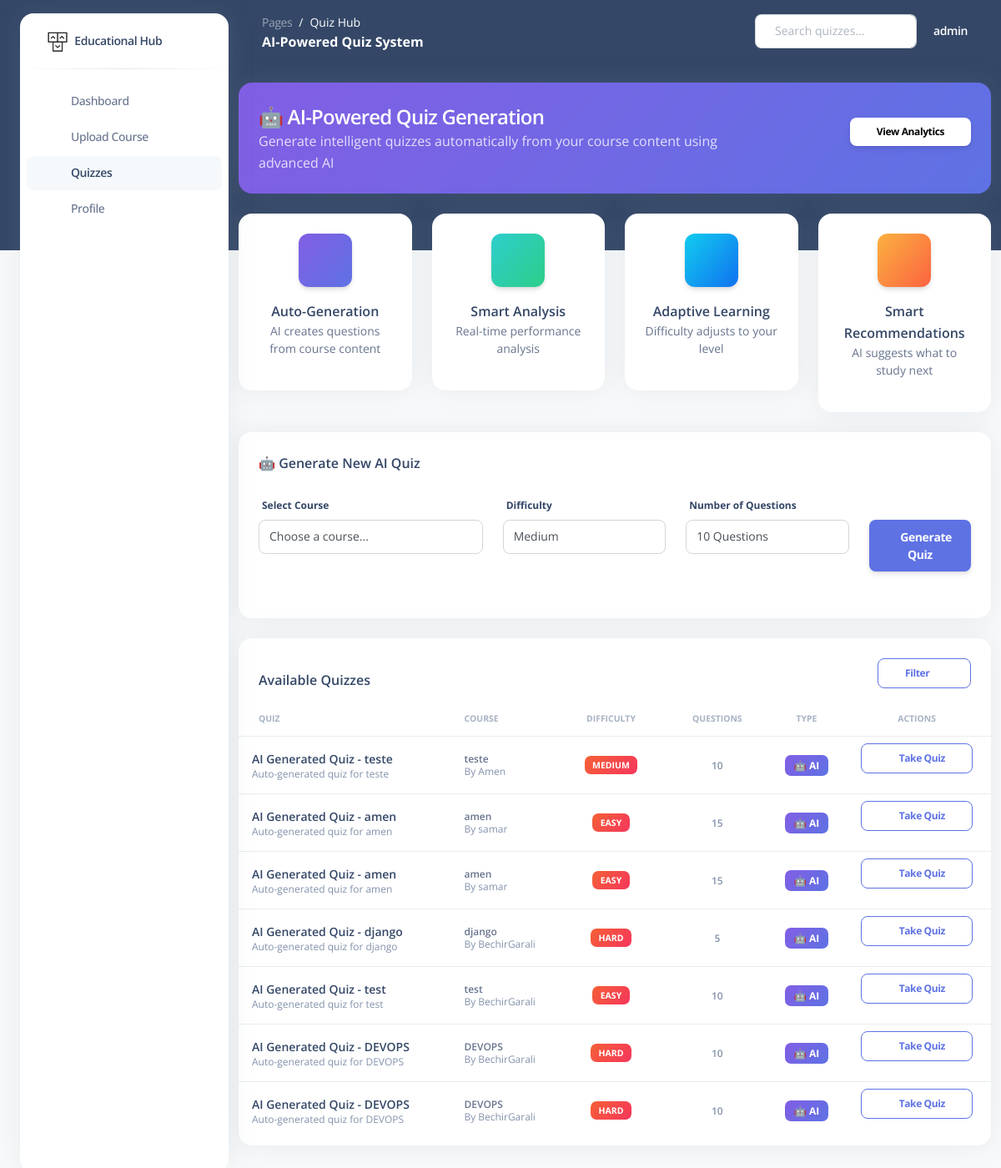
The app's page /quiz/ (signed in) with its own data.
### quiz_app/models.py (models this page shows, shortened)
class Quiz(models.Model):
    QUIZ_TYPES = [
        ('auto', 'Auto-generated'),
        ('manual', 'Manual'),
        ('adaptive', 'Adaptive'),
    ]
    DIFFICULTY_LEVELS = [
        ('beginner', 'Beginner'),
        ('intermediate', 'Intermediate'),
        ('advanced', 'Advanced'),
    ]
    id = models.UUIDField(primary_key=True, default=uuid.uuid4, editable=False)
    title = models.CharField(max_length=200)
    description = models.TextField(blank=True)
    course = models.ForeignKey('course_app.Course', on_delete=models.CASCADE, related_name='quizzes')
    created_by = models.ForeignKey(User, on_delete=models.CASCADE, related_name='created_quizzes')
    created_at = models.DateTimeField(default=timezone.now)
    is_active = models.BooleanField(default=True)
    quiz_type = models.CharField(max_length=20, choices=QUIZ_TYPES, default='auto')
    difficulty_level = models.CharField(max_length=20, choices=DIFFICULTY_LEVELS, default='intermediate')
    time_limit = models.IntegerField(default=30, help_text="Time limit in minutes")
    passing_score = models.IntegerField(default=70, help_text="Passing score percentage")
    max_attempts = models.IntegerField(default=3, help_text="Maximum number of attempts")
    questions = models.JSONField(default=list, help_text="List of quiz questions with answers")
    ai_generated = models.BooleanField(default=False)
    generation_prompt = models.TextField(blank=True, help_text="Prompt used for AI generation")
    total_attempts = models.IntegerField(default=0)
    average_score = models.FloatField(default=0.0)
    completion_rate = models.FloatField(default=0.0)
    class Meta:
        ordering = ['-created_at']
    def get_questions_count(self):
        return len(self.questions) if self.questions else 0

### course_app/models.py (models this page shows, shortened)
class Course(models.Model):
    id = models.UUIDField(primary_key=True, default=uuid.uuid4, editable=False)
    title = models.CharField(max_length=200)
    description = models.TextField()
    instructor = models.ForeignKey(User, on_delete=models.CASCADE, related_name='courses_taught')
    students = models.ManyToManyField(User, related_name='courses_enrolled', blank=True)
    created_at = models.DateTimeField(default=timezone.now)
    updated_at = models.DateTimeField(auto_now=True)
    is_active = models.BooleanField(default=True)
    audio_file = models.FileField(upload_to='courses/audio/', null=True, blank=True)
    pdf_file = models.FileField(upload_to='courses/pdf/', null=True, blank=True)
    transcript = models.TextField(blank=True)
    summary = models.TextField(blank=True)
    generated_images = models.JSONField(default=list, blank=True)
    key_concepts = models.JSONField(default=list, blank=True)
    class Meta:
        ordering = ['-created_at']

### quiz_app/views.py (the view)
# urls.py: path('', views.quiz_list, name='quiz_list'),
@login_required
def quiz_list(request):
    quizzes = Quiz.objects.filter(is_active=True).select_related('course', 'created_by')
    user_attempts = QuizAttempt.objects.filter(user=request.user).values_list('quiz_id', flat=True)
    courses = Course.objects.filter(is_active=True)
    context = {
        'quizzes': quizzes,
        'user_attempts': list(user_attempts),
        'courses': courses,  # Add courses to context
    }
    return render(request, 'quiz/quiz_list.html', context)

### templates/quiz/quiz_list.html (shortened to what this page needs)
{% load static %}
<!DOCTYPE html>
<html lang="en">
<head>
  <link href="{% static 'css/nucleo-icons.css' %}" rel="stylesheet" />
  <link href="{% static 'css/nucleo-svg.css' %}" rel="stylesheet" />
  <link href="{% static 'css/argon-dashboard.css' %}" rel="stylesheet" />
</head>
<body class="g-sidenav-show bg-gray-100">
  <aside class="sidenav bg-white navbar navbar-vertical navbar-expand-xs border-0 border-radius-xl my-3 fixed-start ms-4" id="sidenav-main">
    <div class="sidenav-header">
      <a class="navbar-brand m-0" href="{% url 'home' %}">
        <img src="{% static 'img/logo-ct-dark.png' %}" width="26px" height="26px" class="navbar-brand-img h-100" alt="main_logo">
        <span class="ms-1 font-weight-bold">Educational Hub</span>
      </a>
    </div>
    <hr class="horizontal dark mt-0">
    <div class="collapse navbar-collapse w-auto" id="sidenav-collapse-main">
      <ul class="navbar-nav">
        <li class="nav-item">
          <a class="nav-link" href="{% url 'home' %}">
            <div class="icon icon-shape icon-sm border-radius-md text-center me-2 d-flex align-items-center justify-content-center">
              <i class="ni ni-tv-2 text-dark text-sm opacity-10"></i>
            </div>
            <span class="nav-link-text ms-1">Dashboard</span>
          </a>
        </li>
        <li class="nav-item">
          <a class="nav-link" href="{% url 'upload_course' %}">
            <div class="icon icon-shape icon-sm border-radius-md text-center me-2 d-flex align-items-center justify-content-center">
              <i class="ni ni-cloud-upload-96 text-dark text-sm opacity-10"></i>
            </div>
            <span class="nav-link-text ms-1">Upload Course</span>
          </a>
        </li>
        <li class="nav-item">
          <a class="nav-link active" href="{% url 'quiz_app:quiz_list' %}">
            <div class="icon icon-shape icon-sm border-radius-md text-center me-2 d-flex align-items-center justify-content-center">
              <i class="ni ni-paper-diploma text-dark text-sm opacity-10"></i>
            </div>
            <span class="nav-link-text ms-1">Quizzes</span>
          </a>
        </li>
        <li class="nav-item">
          <a class="nav-link" href="{% url 'profile' %}">
            <div class="icon icon-shape icon-sm border-radius-md text-center me-2 d-flex align-items-center justify-content-center">
              <i class="ni ni-single-02 text-dark text-sm opacity-10"></i>
            </div>
            <span class="nav-link-text ms-1">Profile</span>
          </a>
        </li>
      </ul>
    </div>
  </aside>
  <main class="main-content position-relative border-radius-lg">
    <nav class="navbar navbar-main navbar-expand-lg px-0 mx-4 shadow-none border-radius-xl" id="navbarBlur" data-scroll="false">
      <div class="container-fluid py-1 px-3">
        <nav aria-label="breadcrumb">
          <ol class="breadcrumb bg-transparent mb-0 pb-0 pt-1 px-0 me-sm-6 me-5">
            <li class="breadcrumb-item text-sm"><a class="opacity-5 text-white" href="{% url 'home' %}">Pages</a></li>
            <li class="breadcrumb-item text-sm text-white active" aria-current="page">Quiz Hub</li>
          </ol>
          <h6 class="font-weight-bolder text-white mb-0">AI-Powered Quiz System</h6>
        </nav>
        <div class="collapse navbar-collapse mt-sm-0 mt-2 me-md-0 me-sm-4" id="navbar">
          <div class="ms-md-auto pe-md-3 d-flex align-items-center">
            <div class="input-group">
              <span class="input-group-text text-body"></span>
              <input type="text" class="form-control" placeholder="Search quizzes...">
            </div>
          </div>
          <ul class="navbar-nav justify-content-end">
            {% if user.is_authenticated %}
            <li class="nav-item d-flex align-items-center">
              <a href="{% url 'profile' %}" class="nav-link text-white font-weight-bold px-0">
                <span class="d-sm-inline d-none">{{ user.username }}</span>
              </a>
            </li>
            {% endif %}
          </ul>
        </div>
      </div>
    </nav>
    <div class="container-fluid py-4">
      <div class="row mb-4">
        <div class="col-12">
          <div class="card bg-gradient-primary">
            <div class="card-body">
              <div class="row align-items-center">
                <div class="col-md-8">
                  <h4 class="text-white mb-0">🤖 AI-Powered Quiz Generation</h4>
                  <p class="text-white opacity-8 mb-0">Generate intelligent quizzes automatically from your course content using advanced AI</p>
                </div>
                <div class="col-md-4 text-end">
                  <a href="{% url 'quiz_app:quiz_analytics' %}" class="btn btn-white btn-sm">View Analytics</a>
                </div>
              </div>
            </div>
          </div>
        </div>
      </div>
      <div class="row mb-4">
        <div class="col-md-3">
          <div class="card">
            <div class="card-body text-center">
              <div class="icon icon-shape icon-lg bg-gradient-primary shadow mx-auto mb-3">
                <i class="ni ni-settings-gear-65 text-white"></i>
              </div>
              <h6 class="mb-0">Auto-Generation</h6>
              <p class="text-sm text-muted">AI creates questions from course content</p>
            </div>
          </div>
        </div>
        <div class="col-md-3">
          <div class="card">
            <div class="card-body text-center">
              <div class="icon icon-shape icon-lg bg-gradient-success shadow mx-auto mb-3">
                <i class="ni ni-chart-bar-32 text-white"></i>
              </div>
              <h6 class="mb-0">Smart Analysis</h6>
              <p class="text-sm text-muted">Real-time performance analysis</p>
            </div>
          </div>
        </div>
        <div class="col-md-3">
          <div class="card">
            <div class="card-body text-center">
              <div class="icon icon-shape icon-lg bg-gradient-info shadow mx-auto mb-3">
                <i class="ni ni-bulb-61 text-white"></i>
              </div>
              <h6 class="mb-0">Adaptive Learning</h6>
              <p class="text-sm text-muted">Difficulty adjusts to your level</p>
            </div>
          </div>
        </div>
        <div class="col-md-3">
          <div class="card">
            <div class="card-body text-center">
              <div class="icon icon-shape icon-lg bg-gradient-warning shadow mx-auto mb-3">
                <i class="ni ni-send text-white"></i>
              </div>
              <h6 class="mb-0">Smart Recommendations</h6>
              <p class="text-sm text-muted">AI suggests what to study next</p>
            </div>
          </div>
        </div>
      </div>
      <div class="row mb-4">
        <div class="col-12">
          <div class="card">
            <div class="card-header pb-0">
              <h6 class="mb-0">🤖 Generate New AI Quiz</h6>
            </div>
            <div class="card-body">
              <form method="post" action="{% url 'quiz_app:generate_quiz_api' %}">
                <div class="row">
                  <div class="col-md-4">
                    <div class="form-group">
                      <label class="form-control-label">Select Course</label>
                      <select name="course_id" class="form-control" required>
                        <option value="">Choose a course...</option>
                      </select>
                    </div>
                  </div>
                  <div class="col-md-3">
                    <div class="form-group">
                      <label class="form-control-label">Difficulty</label>
                      <select name="difficulty" class="form-control">
                        <option value="medium" selected>Medium</option>
                      </select>
                    </div>
                  </div>
                  <div class="col-md-3">
                    <div class="form-group">
                      <label class="form-control-label">Number of Questions</label>
                      <select name="num_questions" class="form-control">
                        <option value="10" selected>10 Questions</option>
                      </select>
                    </div>
                  </div>
                  <div class="col-md-2">
                    <div class="form-group">
                      <label class="form-control-label">&nbsp;</label>
                      <button type="submit" class="btn btn-primary btn-block">
                        <i class="ni ni-settings-gear-65 me-1"></i>Generate Quiz
                      </button>
                    </div>
                  </div>
                </div>
              </form>
            </div>
          </div>
        </div>
      </div>
      <div class="row">
        <div class="col-12">
          <div class="card mb-4">
            <div class="card-header pb-0">
              <div class="d-flex justify-content-between align-items-center">
                <h6 class="mb-0">Available Quizzes</h6>
                <div class="dropdown">
                  <button class="btn btn-outline-primary btn-sm dropdown-toggle" type="button" data-bs-toggle="dropdown">
                    Filter
                  </button>
                </div>
              </div>
            </div>
            <div class="card-body px-0 pt-0 pb-2">
              {% if quizzes %}
                <div class="table-responsive p-0">
                  <table class="table align-items-center mb-0">
                    <thead>
                      <tr>
                        <th class="text-uppercase text-secondary text-xxs font-weight-bolder opacity-7">Quiz</th>
                        <th class="text-uppercase text-secondary text-xxs font-weight-bolder opacity-7 ps-2">Course</th>
                        <th class="text-center text-uppercase text-secondary text-xxs font-weight-bolder opacity-7">Difficulty</th>
                        <th class="text-center text-uppercase text-secondary text-xxs font-weight-bolder opacity-7">Questions</th>
                        <th class="text-center text-uppercase text-secondary text-xxs font-weight-bolder opacity-7">Type</th>
                        <th class="text-center text-uppercase text-secondary text-xxs font-weight-bolder opacity-7">Actions</th>
                      </tr>
                    </thead>
                    <tbody>
                      {% for quiz in quizzes %}
                      <tr>
                        <td>
                          <div class="d-flex px-2 py-1">
                            <div class="d-flex flex-column justify-content-center">
                              <h6 class="mb-0 text-sm">{{ quiz.title }}</h6>
                              <p class="text-xs text-secondary mb-0">{{ quiz.description|truncatewords:10 }}</p>
                            </div>
                          </div>
                        </td>
                        <td>
                          <p class="text-xs font-weight-bold mb-0">{{ quiz.course.title }}</p>
                          <p class="text-xs text-secondary mb-0">By {{ quiz.created_by.username }}</p>
                        </td>
                        <td class="align-middle text-center text-sm">
                          <span class="badge badge-sm bg-gradient-{% if quiz.difficulty_level == 'beginner' %}success{% elif quiz.difficulty_level == 'intermediate' %}warning{% else %}danger{% endif %}">
                            {{ quiz.get_difficulty_level_display }}
                          </span>
                        </td>
                        <td class="align-middle text-center">
                          <span class="text-secondary text-xs font-weight-bold">{{ quiz.get_questions_count }}</span>
                        </td>
                        <td class="align-middle text-center">
                          <span class="badge badge-sm bg-gradient-{% if quiz.quiz_type == 'auto' %}primary{% elif quiz.quiz_type == 'manual' %}secondary{% else %}info{% endif %}">
                            {% if quiz.ai_generated %}🤖 AI{% else %}{{ quiz.get_quiz_type_display }}{% endif %}
                          </span>
                        </td>
                        <td class="align-middle text-center">
                          <div class="btn-group" role="group">
                            <a href="{% url 'quiz_app:quiz_detail' quiz.id %}" class="btn btn-outline-primary btn-sm">
                              <i class="ni ni-send me-1"></i>Take Quiz
                            </a>
                          </div>
                        </td>
                      </tr>
                      {% endfor %}
                    </tbody>
                  </table>
                </div>
              {% endif %}
            </div>
          </div>
        </div>
      </div>
    </div>
  </main>
</body>
</html>

### assets/css/nucleo-svg.css (style rules this page uses)
.icon { display: inline-block; color: #111111; height: 1em; width: 1em; }
.icon-sm { height: 0.8em; width: 0.8em; }
.icon-lg { height: 1.6em; width: 1.6em; }
.icon { fill: currentColor; stroke: none; }

### records on screen
Quiz: title "AI Generated Quiz - teste", description "Auto-generated quiz for teste", course "teste", created_by.username "Amen", difficulty_level "MEDIUM", get_questions_count "10", ai_generated "🤖 AI"
Quiz: title "AI Generated Quiz - amen", description "Auto-generated quiz for amen", course "amen", created_by.username "samar", difficulty_level "EASY", get_questions_count "15", ai_generated "🤖 AI"
Quiz: title "AI Generated Quiz - amen", description "Auto-generated quiz for amen", course "amen", created_by.username "samar", difficulty_level "EASY", get_questions_count "15", ai_generated "🤖 AI"
Quiz: title "AI Generated Quiz - django", description "Auto-generated quiz for django", course "django", created_by.username "BechirGarali", difficulty_level "HARD", get_questions_count "5", ai_generated "🤖 AI"
Quiz: title "AI Generated Quiz - test", description "Auto-generated quiz for test", course "test", created_by.username "BechirGarali", difficulty_level "EASY", get_questions_count "10", ai_generated "🤖 AI"
Quiz: title "AI Generated Quiz - DEVOPS", description "Auto-generated quiz for DEVOPS", course "DEVOPS", created_by.username "BechirGarali", difficulty_level "HARD", get_questions_count "10", ai_generated "🤖 AI"
Quiz: title "AI Generated Quiz - DEVOPS", description "Auto-generated quiz for DEVOPS", course "DEVOPS", created_by.username "BechirGarali", difficulty_level "HARD", get_questions_count "10", ai_generated "🤖 AI"

### other values on screen
{{ user.username }} "admin"
